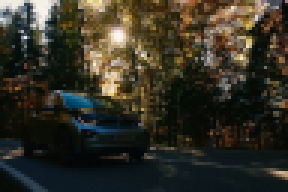
#> input picture tools/golden/golden/ci_2383/backlight.png, 96 x 64 px, given in place of s600.png, which was not available (shown 3 times larger)
$ python engine_tests.py --photo city.png --tmp DIR
#> lines starting #> are read from the running program, lines starting #| are printed output that depends on the picture
"""Engine-level acceptance tests on the real shader output (harness.js).

    python3 engine_tests.py --photo city.png --tmp DIR

  scale    a photo rendered at 600 and 1200 px wide: after downscaling the big one and a light blur
           (grain is randomness, not look), the two must match -> the look does not depend on
           output resolution (preview vs full-size export)
  grain    flat grey at export size: deviation and correlation length; film grain must be clumps
           (correlation > 1 px), not per-pixel digital noise; strongest in the mid tones
  banding  a smooth sky gradient: largest step between neighbouring columns (dither must hide 8-bit
           steps)
  tiles    full frame vs 256 px tiles (the export path), max difference
Exits non-zero when a check fails.
"""
import argparse
import json
import os
import subprocess
import sys

import numpy as np
from PIL import Image, ImageFilter

HERE = os.path.dirname(os.path.abspath(__file__))
ROOT = os.path.abspath(os.path.join(HERE, "..", ".."))
F = os.path.join(ROOT, "engine/src/main/assets/filters")


def run(jobs, tmp):
    p = os.path.join(tmp, "engine_jobs.json")
    json.dump(jobs, open(p, "w"))
    subprocess.run(["node", os.path.join(HERE, "harness.js"), p], check=True)


def load(p):
    return np.asarray(Image.open(p).convert("RGB"), float)


def main():
    ap = argparse.ArgumentParser()
    ap.add_argument("--photo", required=True)
    ap.add_argument("--tmp", required=True)
    a = ap.parse_args()
    os.makedirs(a.tmp, exist_ok=True)
    t = lambda n: os.path.join(a.tmp, n)

    # synthetic inputs
    grey = np.full((1600, 2400, 3), 118, np.uint8)
    Image.fromarray(grey).save(t("grey.png"))
    ramp = np.tile(np.linspace(0, 255, 2400)[None, :, None], (400, 1, 3)).astype(np.uint8)
    Image.fromarray(ramp).save(t("ramp.png"))
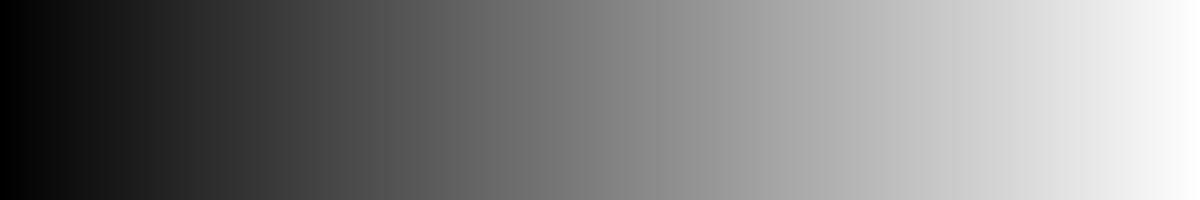
#> saved as ramp.png: PIL image 2400x400 RGB (shown at 1/2 size); min 0, max 255, mean 127
    x = np.linspace(0, 1, 1600)[None, :]
    sky = np.stack([90 + 120 * x, 150 + 80 * x, 220 + 30 * x], -1).repeat(300, 0)
    Image.fromarray(np.clip(sky, 0, 255).astype(np.uint8)).save(t("sky.png"))
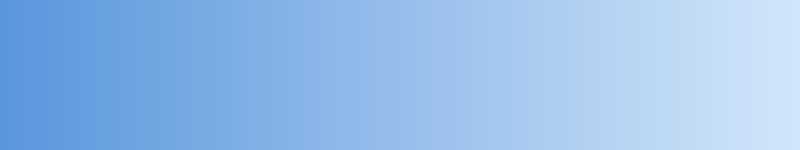
#> saved as sky.png: PIL image 1600x300 RGB (shown at 1/2 size); mean R, G, B 149.5, 189.5, 234.5

    nb = os.path.join(F, "night_bloom.json")
    mellow = os.path.join(F, "mellow400.json")
    tokyo = os.path.join(F, "tokyo_blue.json")
    nograin = {"grain": 0}
    jobs = [
        {"in": a.photo, "out": t("s600.png"), "filter": nb, "width": 600, "seed": 3, "adjust": nograin},
        {"in": a.photo, "out": t("s1200.png"), "filter": nb, "width": 1200, "seed": 3, "adjust": nograin},
        {"in": t("grey.png"), "out": t("g.png"), "filter": mellow, "width": 2400, "seed": 5,
         "adjust": {"vignette": 0, "halation": 0, "bloom": 0}},
        {"in": t("ramp.png"), "out": t("r.png"), "filter": mellow, "width": 2400, "seed": 5,
         "adjust": {"vignette": 0, "halation": 0, "bloom": 0}},
        {"in": t("sky.png"), "out": t("sky_out.png"), "filter": tokyo, "width": 1600, "seed": 5,
         "adjust": {"grain": 0, "vignette": 0}},
        {"in": a.photo, "out": t("full.png"), "filter": nb, "width": 1000, "seed": 9},
        {"in": a.photo, "out": t("tiled.png"), "filter": nb, "width": 1000, "seed": 9, "tile": 256},
    ]
    run(jobs, a.tmp)
    ok = True

    small = Image.open(t("s600.png")).convert("RGB")
#> small is the input picture: PIL image 96x64 RGB; mean R, G, B 51.7, 49.1, 38
    big = Image.open(t("s1200.png")).convert("RGB").resize(small.size, Image.BOX)
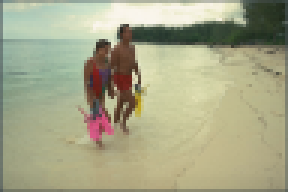
#> input picture tools/golden/golden/ci_2383/beach.png, 96 x 64 px, given in place of s1200.png, which was not available (shown 3 times larger)
#> big is the input picture: PIL image 96x64 RGB; mean R, G, B 166.3, 166.6, 136
    blur = lambda im: np.asarray(im.filter(ImageFilter.GaussianBlur(1.5)), float)
    d = np.abs(blur(small) - blur(big))
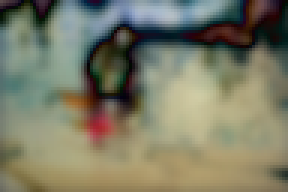
#> d: shape (64, 96, 3) float64 (shown 3 times larger); mean R, G, B 123.8, 123.9, 102.7
    print(f"scale    600 vs 1200 px: mean diff {d.mean():.2f}, 99th pct {np.quantile(d, .99):.1f} levels")
#| scale    600 vs 1200 px: mean diff 116.81, 99th pct 195.0 levels
    ok &= d.mean() < 1.5 and np.quantile(d, .99) < 8
#> ok = False

    g = load(t("g.png"))[..., 1]
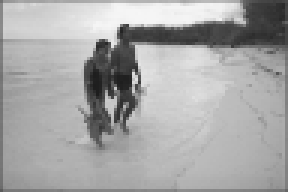
#> g: shape (64, 96) float64 (shown 3 times larger); min 30, max 246, mean 166.6
    g = g - g.mean()
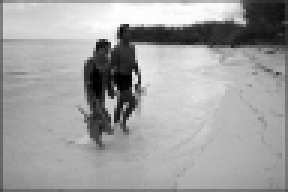
#> g: shape (64, 96) float64 (shown 3 times larger); min -136.6, max 79.44, mean 0; drawn with min black and max white
    std = g.std()
#> std = 48.51
    corr = lambda k: np.mean(g[:, :-k] * g[:, k:]) / g.var()
    c1, c2, c4 = corr(1), corr(2), corr(4)
    print(f"grain    std {std:.2f} levels, correlation lag1 {c1:.2f} lag2 {c2:.2f} lag4 {c4:.2f}")
#| grain    std 48.51 levels, correlation lag1 0.92 lag2 0.86 lag4 0.76
    ok &= 1.0 < std < 12 and c1 > 0.3

    r = load(t("r.png"))[..., 1]
    base = np.asarray(Image.open(t("r.png")).convert("RGB").filter(ImageFilter.GaussianBlur(6)), float)[..., 1]
    n = r - base
    cols = np.linspace(0, r.shape[1], 9).astype(int)
    stds = [n[:, cols[i]:cols[i + 1]].std() for i in range(8)]
    print("grain    by brightness (dark -> bright): " + " ".join(f"{s:.1f}" for s in stds))
    ok &= max(stds[2:6]) > stds[0] and max(stds[2:6]) > stds[-1]

    sk = load(t("sky_out.png")).mean(0)
    steps = np.abs(np.diff(sk, axis=0)).max()
    print(f"banding  largest step between neighbouring columns of a smooth sky: {steps:.2f} levels")
    ok &= steps < 2.0

    td = np.abs(load(t("full.png")) - load(t("tiled.png")))
    print(f"tiles    full vs tiled export: max {td.max():.0f} levels, differing pixels {(td.max(-1) > 0).mean() * 100:.3f}%")
    ok &= td.max() <= 2

    print("ALL PASS" if ok else "FAILED")
    sys.exit(0 if ok else 1)


if __name__ == "__main__":
#> (the run stopped early here; a loop or call above may not have finished)
